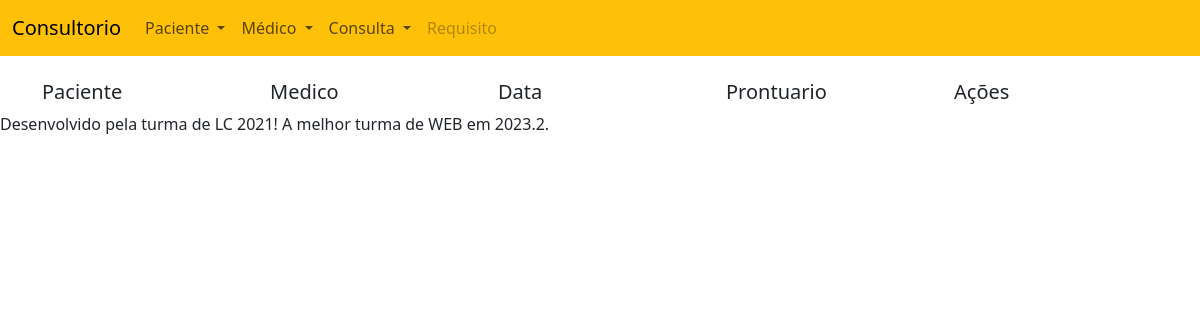
Page /consultorio/readconsulta on the earlier database version.
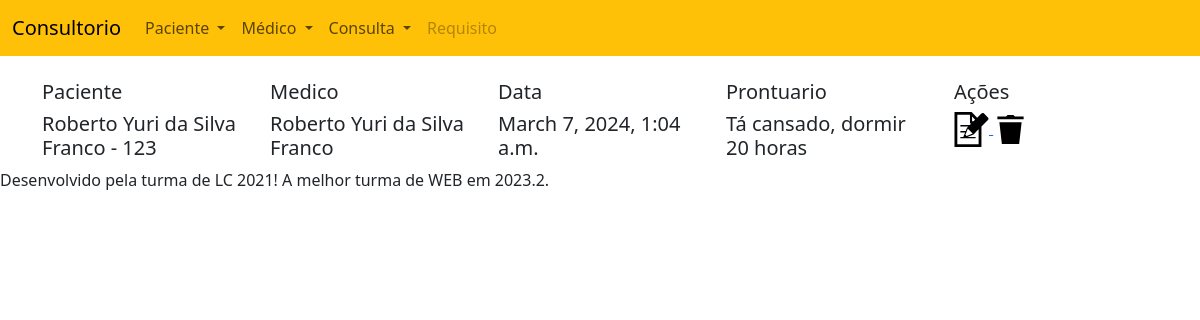
Same page on the later database version.
### app/models.py (models this page shows, shortened)
class Consulta(models.Model):
    paciente = models.ForeignKey(Paciente, on_delete=models.CASCADE)
    medico = models.ForeignKey(Medico, on_delete=models.CASCADE)
    datahora = models.DateTimeField()
    prontuario = models.TextField()

class Medico(models.Model):
    nome = models.CharField(max_length=40)
    crm = models.IntegerField()
    ufcrm = models.CharField(max_length=2)
    especialidade = models.CharField(max_length=40)
    rg = models.IntegerField()
    orgExp = models.CharField(max_length=10)
    cpf = models.CharField(max_length=11)
    cep = models.CharField(max_length=8)
    estado = models.CharField(max_length=40)
    bairro = models.CharField(max_length=40)
    endereco = models.CharField(max_length=80)
    email = models.CharField(max_length=40)
    telefone = models.CharField(max_length=15)
    celular = models.CharField(max_length=15)
    def __str__(self):
        return self.nome + ' - ' + str(self.crm)

class Paciente(models.Model):
    nome = models.CharField(max_length=40)
    rg = models.IntegerField()
    orgExp = models.CharField(max_length=10)
    cpf = models.CharField(max_length=11)
    cep = models.CharField(max_length=8)
    estado = models.CharField(max_length=20)
    bairro = models.CharField(max_length=20)
    endereco = models.CharField(max_length=80)
    email = models.CharField(max_length=40)
    telefone = models.CharField(max_length=15)
    celular = models.CharField(max_length=15)
    def __str__(self):
        return self.nome

### app/views.py (the view)
# urls.py: path('readconsulta', readconsulta, name='readconsulta'),
def readconsulta(request):
    consultas = Consulta.objects.all()
    return render(request, 'readconsulta.html',
                  {'consultas':consultas})

### templates/readconsulta.html (shortened to what this page needs)
{% extends 'menu.html' %}
{% load static %}
{% block body %}
<br>
<div class="container">
    <div class="row">
        <div class="col">
            <h5>Paciente</h5>
        </div>
        <div class="col">
            <h5>Medico</h5>
        </div>
        <div class="col">
            <h5>Data</h5>
        </div>
        <div class="col">
            <h5>Prontuario</h5>
        </div>
        <div class="col">
            <h5>Ações</h5>
        </div>
    </div>
    {% for c in consultas %}
    <div class="row">
        <div class="col">
            <h5>{{ c.medico }}</h5>
        </div>
        <div class="col">
            <h5>{{ c.paciente }}</h5>
        </div>
        <div class="col">
            <h5>{{ c.datahora }}</h5>
        </div>
        <div class="col">
            <h5>{{ c.prontuario }}</h5>
        </div>
        <div class="col">
            <a href="updateconsulta/{{ c.id }}">
                <img src="{% static 'img/edit.svg' %}" height="35px">
            </a>
            <a href="deleteconsulta/{{ c.id }}">
                <img src="{% static 'img/remove.svg' %}" height="35px">
            </a>
        </div>
    </div>
    {% endfor %}
</div>
{% endblock %}

Differences in the rows shown:
added Consulta: medico "Roberto Yuri da Silva Franco - 123", paciente "Roberto Yuri da Silva Franco", datahora "March 7, 2024, 1:04 a.m.", prontuario "Tá cansado, dormir 20 horas"
